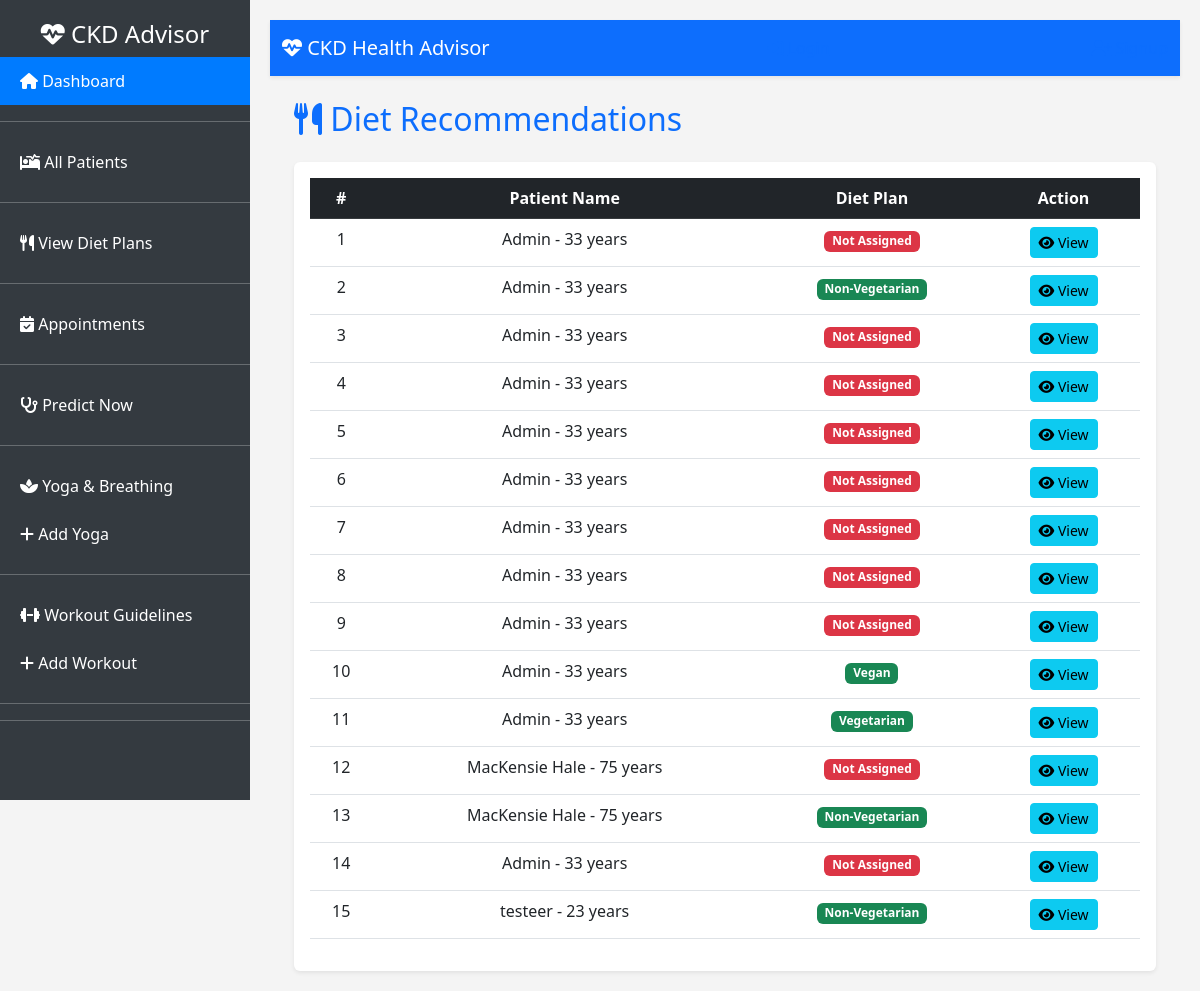
/diet/, run on an earlier commit of the app's database.
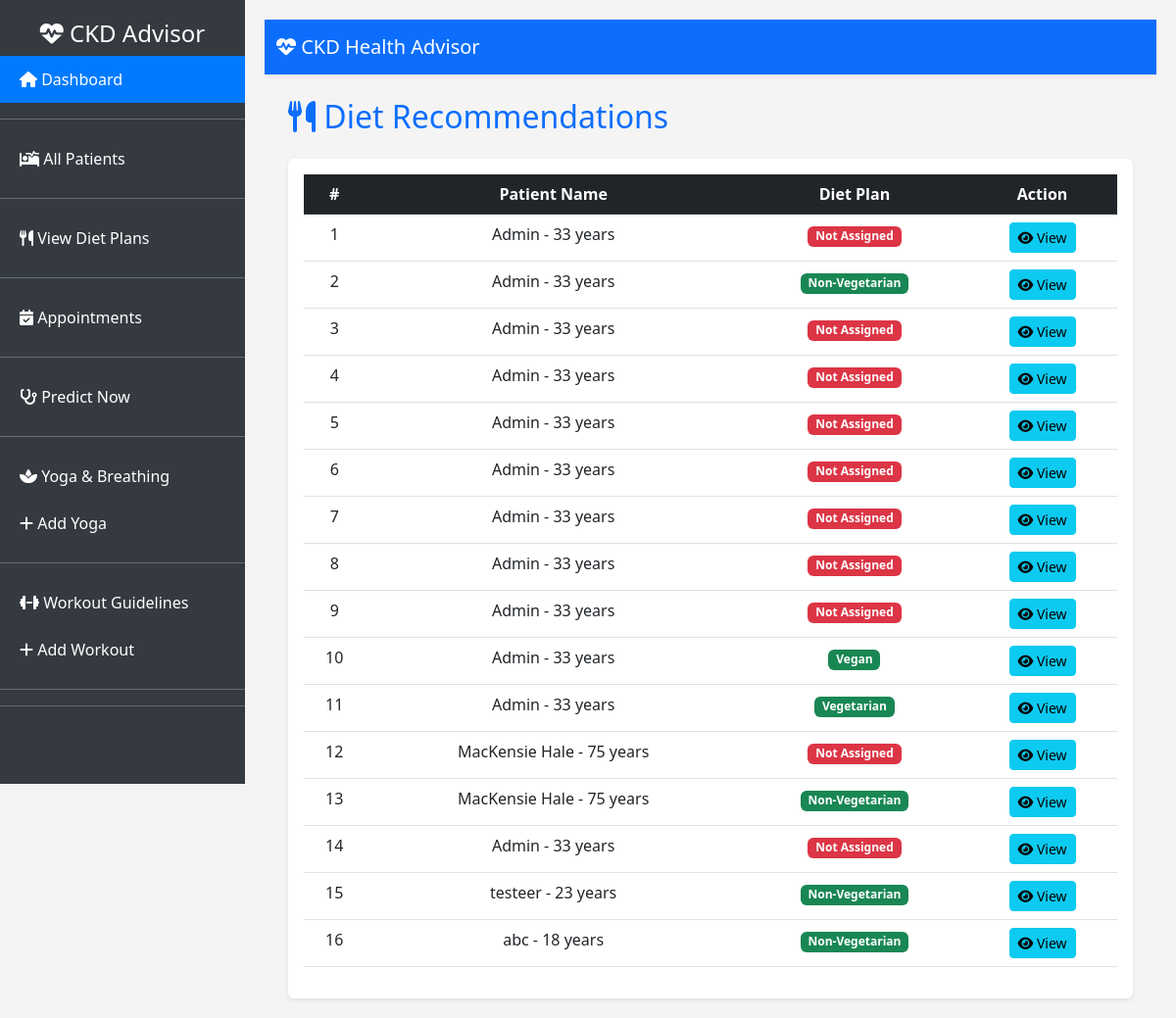
And on a later commit of the database.
### Accounts/models.py (models this page shows, shortened)
class Patient(models.Model):
    patient_info = models.ForeignKey(PatientInfo, on_delete=models.CASCADE, related_name="patients")
    age = models.FloatField()
    bp = models.FloatField(verbose_name="Blood Pressure")
    sg = models.FloatField(verbose_name="Specific Gravity")
    al = models.FloatField(verbose_name="Albumin")
    su = models.FloatField(verbose_name="Sugar")
    rbc = models.CharField(max_length=10, verbose_name="Red Blood Cells")
    pc = models.CharField(max_length=10, verbose_name="Pus Cells")
    pcc = models.CharField(max_length=10, verbose_name="Pus Cell Clumps")
    ba = models.CharField(max_length=10, verbose_name="Bacteria")
    bgr = models.FloatField(verbose_name="Blood Glucose Random")
    bu = models.FloatField(verbose_name="Blood Urea")
    sc = models.FloatField(verbose_name="Serum Creatinine")
    sod = models.FloatField(verbose_name="Sodium")
    pot = models.FloatField(verbose_name="Potassium")
    hemo = models.FloatField(verbose_name="Hemoglobin")
    pcv = models.FloatField(verbose_name="Packed Cell Volume")
    wc = models.FloatField(verbose_name="White Blood Cell Count")
    rc = models.FloatField(verbose_name="Red Blood Cell Count")
    htn = models.CharField(max_length=3, verbose_name="Hypertension")
    dm = models.CharField(max_length=3, verbose_name="Diabetes Mellitus")
    cad = models.CharField(max_length=3, verbose_name="Coronary Artery Disease")
    appet = models.CharField(max_length=10, verbose_name="Appetite")
    pe = models.CharField(max_length=3, verbose_name="Pedal Edema")
    ane = models.CharField(max_length=3, verbose_name="Anemia")
    prediction = models.CharField(max_length=50)
    created_at = models.DateTimeField(auto_now_add=True)

class PatientInfo(models.Model):
    name = models.CharField(max_length=100)
    father_name = models.CharField(max_length=100)
    age = models.PositiveIntegerField()
    address = models.TextField()
    created_at = models.DateTimeField(auto_now_add=True)
    def __str__(self):
        return f"{self.name} - {self.age} years"

class DietRecommendation(models.Model):
    DIET_CHOICES = [
        ('Vegetarian', 'Vegetarian'),
        ('Non-Vegetarian', 'Non-Vegetarian'),
        ('Vegan', 'Vegan'),
    ]
    patient = models.OneToOneField(Patient, on_delete=models.CASCADE, related_name="diet")
    diet_type = models.CharField(max_length=20, choices=DIET_CHOICES)
    cuisine_style = models.CharField(max_length=100, blank=True, null=True)
    additional_notes = models.TextField(blank=True, null=True)
    recommended_meals = models.TextField(help_text="List recommended meals")
    created_at = models.DateTimeField(auto_now_add=True)

### Accounts/views.py (the view)
# urls.py: path('diet/', DietRecommendationListView.as_view(), name='diet_recommendation_list'),
class DietRecommendationListView(ListView):
    model = Patient
    template_name = "diet/diet_recommendation_list.html"
    context_object_name = "patients"

### templates/diet/diet_recommendation_list.html (shortened to what this page needs)
{% extends "base.html" %}
{% block content %}
<div class="container">
    <h2 class="mb-4 text-primary"><i class="fas fa-utensils"></i> Diet Recommendations</h2>
    <div class="card shadow-sm border-0">
        <div class="card-body">
            <table class="table table-hover text-center">
                <thead class="table-dark">
                    <tr>
                        <th>#</th>
                        <th>Patient Name</th>
                        <th>Diet Plan</th>
                        <th>Action</th>
                    </tr>
                </thead>
                <tbody>
                    {% for patient in patients %}
                    <tr>
                        <td>{{ forloop.counter }}</td>
                        <td>{{ patient.patient_info }}</td>
                        <td>
                            {% if patient.diet %}
                                <span class="badge bg-success">{{ patient.diet.diet_type }}</span>
                            {% else %}
                                <span class="badge bg-danger">Not Assigned</span>
                            {% endif %}
                        </td>
                        <td>
                            <a href="{% url 'diet_recommendation_detail' patient.id %}" class="btn btn-info btn-sm">
                                <i class="fas fa-eye"></i> View
                            </a>
                        </td>
                    </tr>
                    {% empty %}
                    <tr>
                        <td colspan="4" class="text-muted">No diet recommendations available.</td>
                    </tr>
                    {% endfor %}
                </tbody>
            </table>
        </div>
    </div>
</div>
{% endblock %}

What changed in the data, as far as the page shows it:
added Patient: patient_info "abc - 18 years", diet.diet_type "Non-Vegetarian"
